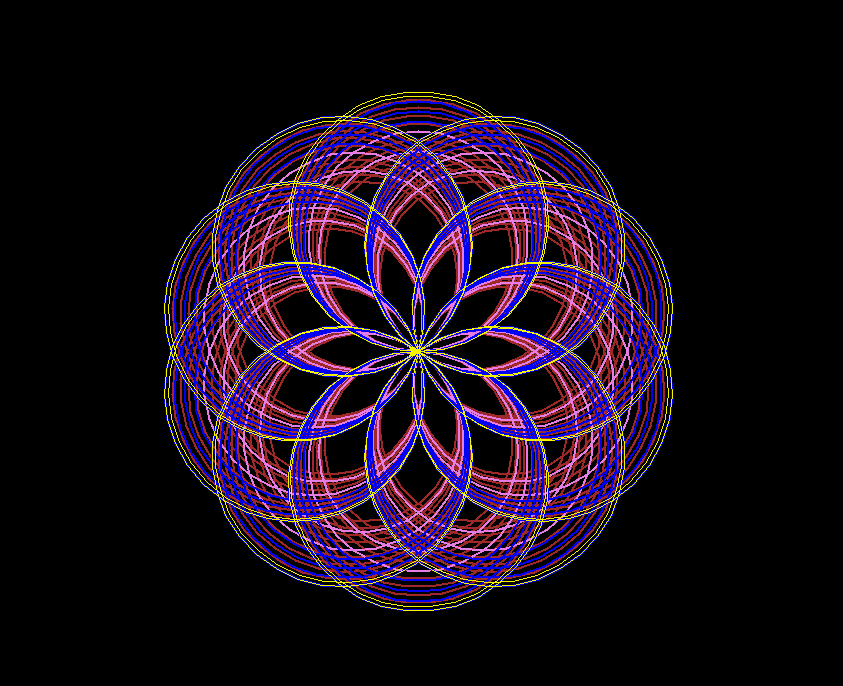

The Python source for this figure:
import turtle
import math
import random
pensize = 2
window = turtle.Screen()
window.bgcolor('black')

Shape1 = turtle.Turtle()
Shape1.speed(0.1)
Shape1.color('brown')
rotate=int(360)
def drawCircles(t,size):
    for i in range(10):
        t.circle(size)
        t.pensize(pensize)
        size=size-4
def drawShape(t,size,repeat):
  for i in range (repeat):
    drawCircles(t,size)
    t.right(360/repeat)
drawShape(Shape1,130,10)


Shape2 = turtle.Turtle()
Shape2.speed(0)
Shape2.color('violet')
rotate=int(90)
def drawCircles(t,size):
    for i in range(4):
        t.circle(size)
        t.pensize(pensize)
        size=size-10
def drawShape(t,size,repeat):
    for i in range (repeat):
        drawCircles(t,size)
        t.right(360/repeat)
drawShape(Shape2,130,10)


Shape3 = turtle.Turtle()
Shape3.speed(0)
Shape3.color('blue')
rotate=int(80)
def drawCircles(t,size):
    for i in range(4):
        t.circle(size)
        t.pensize(pensize)
        size=size-5
def drawShape(t,size,repeat):
    for i in range (repeat):
        drawCircles(t,size)
        t.right(360/repeat)
drawShape(Shape3,130,10)


Shape4 = turtle.Turtle()
Shape4.speed(0)
Shape4.color('yellow')
rotate=int(90)
def drawCircles(t,size):
    for i in range(2):
        t.circle(size)
        size=size-pensize
def drawShape(t,size,repeat):
    for i in range (repeat):
        drawCircles(t,size)
        t.right(360/repeat)
drawShape(Shape4,130,10)


window.exitonclick()
